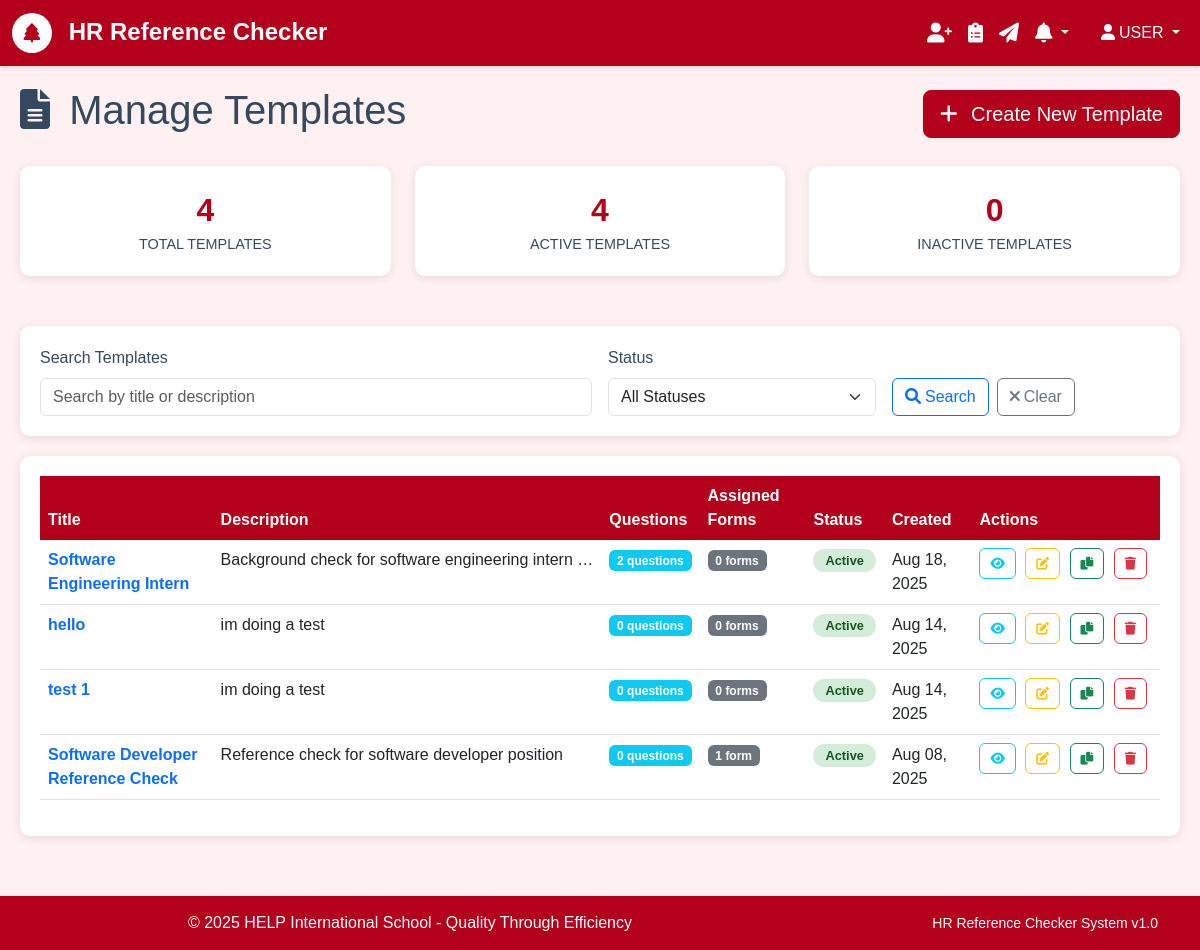
The app's page /templates/ (signed in), older data.
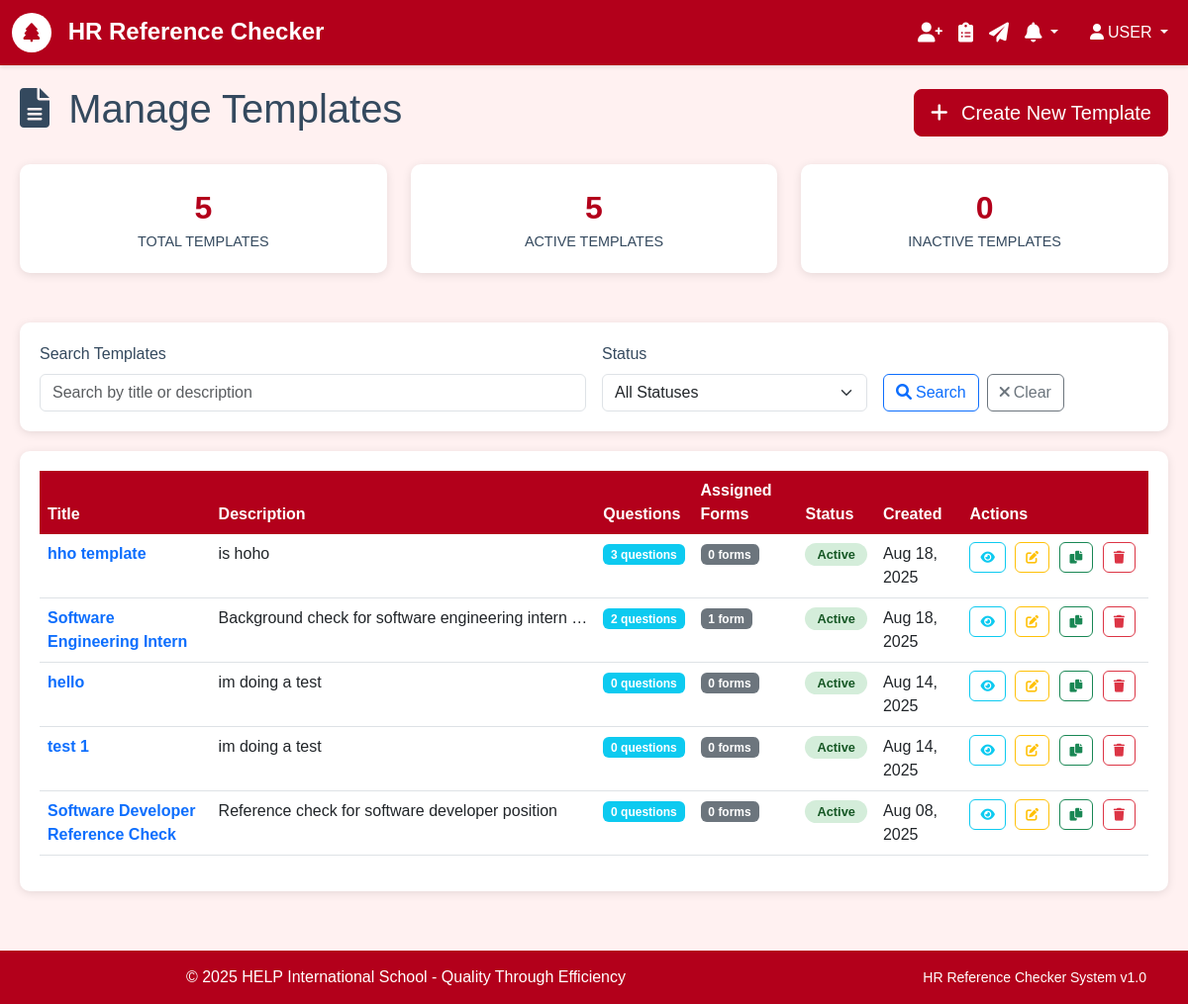
The same page, newer data.
### form_templates/models.py (models this page shows, shortened)
class Template(models.Model):
    title = models.CharField(max_length=255, validators=[MinLengthValidator(3)])
    description = models.TextField(blank=True, help_text="Brief description of this template")
    instructions = models.TextField(
        blank=True,
        help_text="Instructions shown to referees before filling the form"
    )
    created_by = models.ForeignKey(settings.AUTH_USER_MODEL, on_delete=models.CASCADE)
    is_active = models.BooleanField(default=True)
    created_at = models.DateTimeField(auto_now_add=True)
    updated_at = models.DateTimeField(auto_now=True)
    class Meta:
        ordering = ['-created_at']
        verbose_name = 'Form Template'
        verbose_name_plural = 'Form Templates'
    def get_questions_count(self):
        return self.questions.count()
    def get_assigned_forms_count(self):
        return self.form_set.count()

### form_templates/views.py (the view)
# urls.py: path('', views.TemplateListView.as_view(), name='list'),
class TemplateListView(LoginRequiredMixin, ListView):
    model = Template
    template_name = 'formTemplates/list.html'  # Match your app folder pattern
    context_object_name = 'templates'
    paginate_by = 20
    def get_queryset(self):
        queryset = Template.objects.all().order_by('-created_at')
        search_query = self.request.GET.get('search')
        if search_query:
            queryset = queryset.filter(
                Q(title__icontains=search_query) |
                Q(description__icontains=search_query)
            )
        status_filter = self.request.GET.get('status')
        if status_filter == 'active':
            queryset = queryset.filter(is_active=True)
        elif status_filter == 'inactive':
            queryset = queryset.filter(is_active=False)
        return queryset
    def get_context_data(self, **kwargs):
        context = super().get_context_data(**kwargs)
        context['search_query'] = self.request.GET.get('search', '')
        context['status_filter'] = self.request.GET.get('status', '')
        context['total_templates'] = Template.objects.count()
        context['active_templates'] = Template.objects.filter(is_active=True).count()
        context['inactive_templates'] = Template.objects.filter(is_active=False).count()
        return context

### core/models.py (called while the page is built)
    @classmethod
    def get_unread_count(cls, user):
        return cls.objects.filter(user=user, is_read=False, is_dismissed=False).count()

    @classmethod
    def get_recent_notifications(cls, user, limit=10):
        return cls.objects.filter(user=user, is_dismissed=False).order_by('-created_at')[:limit]

### templates/formTemplates/list.html (shortened to what the changed rows need)
{% extends 'base.html' %}
{% block content %}
<div class="template-container">
    <div class="d-flex justify-content-between align-items-center mb-4">
        <h1>
            <i class="fas fa-file-alt me-2"></i>
            Manage Templates
        </h1>
    </div>
    <div class="row stats-row">
        <div class="col-md-4">
            <div class="stat-card">
                <div class="stat-number">{{ total_templates }}</div>
                <div class="stat-label">Total Templates</div>
            </div>
        </div>
        <div class="col-md-4">
            <div class="stat-card">
                <div class="stat-number">{{ active_templates }}</div>
                <div class="stat-label">Active Templates</div>
            </div>
        </div>
    </div>
    <div class="table-container">
        {% if templates %}
            <div class="table-responsive">
                <table class="table table-hover">
                    <thead>
                        <tr>
                            <th>Title</th>
                            <th>Description</th>
                            <th>Questions</th>
                            <th>Assigned Forms</th>
                            <th>Status</th>
                            <th>Created</th>
                            <th>Actions</th>
                        </tr>
                    </thead>
                    <tbody>
                        {% for template in templates %}
                        <tr>
                            <td>
                                <strong>
                                    <a href="{% url 'form_templates:detail' template.pk %}"
                                       class="text-decoration-none">
                                        {{ template.title }}
                                    </a>
                                </strong>
                            </td>
                            <td>
                                <div class="description-tooltip" data-full-description="{{ template.description|default:'No description provided' }}">
                                    <span class="template-description" title="Click to see full description">
                                        {% if template.description %}
                                            {{ template.description|truncatechars:50 }}
                                        {% else %}
                                            <em class="text-muted">No description</em>
                                        {% endif %}
                                    </span>
                                </div>
                            </td>
                            <td>
                                <span class="badge bg-info">
                                    {{ template.get_questions_count }} question{{ template.get_questions_count|pluralize }}
                                </span>
                            </td>
                            <td>
                                <span class="badge bg-secondary">
                                    {{ template.get_assigned_forms_count }} form{{ template.get_assigned_forms_count|pluralize }}
                                </span>
                            </td>
                            <td>
                                {% if template.is_active %}
                                    <span class="status-badge status-active">Active</span>
                                {% else %}
                                    <span class="status-badge status-inactive">Inactive</span>
                                {% endif %}
                            </td>
                            <td>{{ template.created_at|date:"M d, Y" }}</td>
                            <td>
                                <div class="action-buttons-container">
                                    <a href="{% url 'form_templates:detail' template.pk %}"
                                       class="btn btn-outline-info btn-action"
                                       title="View Details">
                                        <i class="fas fa-eye"></i>
                                    </a>
                                    <a href="{% url 'form_templates:edit' template.pk %}"
                                       class="btn btn-outline-warning btn-action"
                                       title="Edit">
                                        <i class="fas fa-edit"></i>
                                    </a>
                                    <form method="post" action="{% url 'form_templates:duplicate' template.pk %}"
                                          style="display: inline;">
                                        <button type="submit"
                                                class="btn btn-outline-success btn-action"
                                                title="Duplicate"
                                                onclick="return confirm('Create a copy of this template?')">
                                            <i class="fas fa-copy"></i>
                                        </button>
                                    </form>
                                    <a href="{% url 'form_templates:delete' template.pk %}"
                                       class="btn btn-outline-danger btn-action"
                                       title="Delete"
                                       onclick="return confirm('Are you sure you want to delete this template?')">
                                        <i class="fas fa-trash"></i>
                                    </a>
                                </div>
                            </td>
                        </tr>
                        {% endfor %}
                    </tbody>
                </table>
            </div>
        {% endif %}
    </div>
</div>
{% endblock %}

Row changes from the older to the newer data that the page shows:
added Template: title "hho template", description "is hoho", get_questions_count "3", get_assigned_forms_count "0", is_active "Active", created_at "Aug 18, 2025"
computed for Template "Software Engineering Intern": get_assigned_forms_count "0" → "1"
computed for Template "Software Developer Reference Check": get_assigned_forms_count "1" → "0"
Text that changed along with them:
{{ total_templates }}: "4" → "5"
{{ active_templates }}: "4" → "5"
